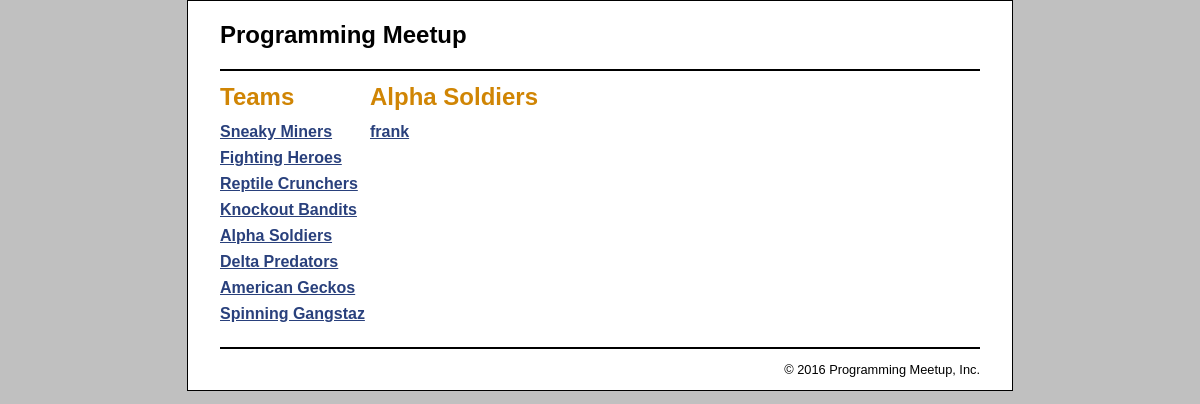
Before: /controller/product_catalog?team_id=5 with the older database file.
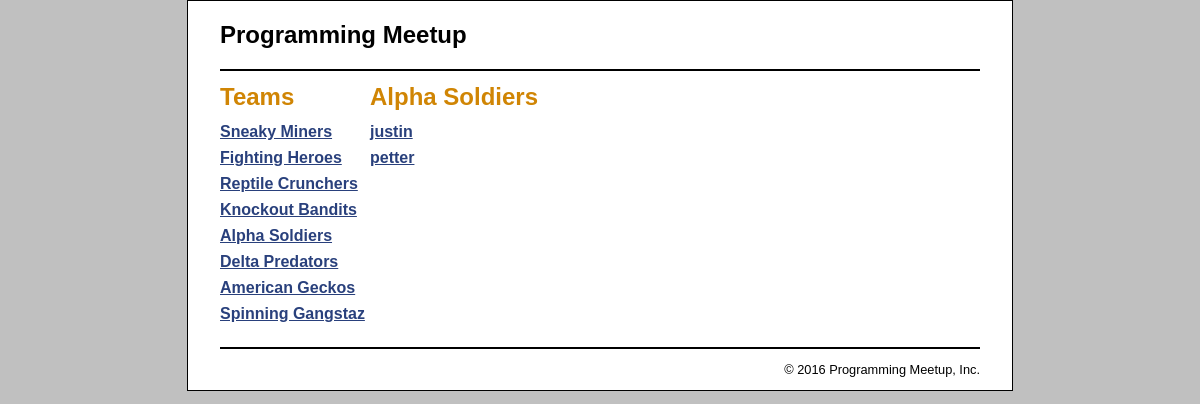
After: the same page with the newer database file.
### tables this page shows
CREATE TABLE team (
	team_id				int				auto_increment,
	team_name			varchar(255)	not null 		unique,
	team_description	varchar(500)	not null,	
	
	primary key (team_id)
);

CREATE TABLE member (
	team_id				int				not null,
	member_id			int				auto_increment,	
	member_name			varchar(255)	not null,
	member_birthday		date,

	index team_id (team_id),	
	foreign key (team_id) references team(team_id),		
	primary key (member_id)	
);

### model/category_db.php (called while the page is built, shortened)
<?php
	function get_teams() {
	    global $db;
	    $query = 'SELECT * FROM team
	              ORDER BY team_id';
	    $statement = $db->prepare($query);
	    $statement->execute();
	    return $statement;
	}
	function get_team_name($group_id) {
	    global $db;
	    $query = 'SELECT * FROM team
	              WHERE team_id = :group_id';
	    $statement = $db->prepare($query);
	    $statement->bindValue(':group_id', $group_id);
	    $statement->execute();
	    $team = $statement->fetch();
	    $team_name = $team['team_name'];
	    return $team_name;
	}
?>

### model/product_db.php (called while the page is built, shortened)
<?php
function get_member_by_team($team_id) {
    global $db;
    $query = 'SELECT * FROM member
              WHERE member.team_id = :team_id
              ORDER BY member_id';
    $statement = $db->prepare($query);
    $statement->bindValue(":team_id", $team_id);
    $statement->execute();
    $members = $statement->fetchAll();
    return $members;
}
?>

### view/product_catalog/product_list.php (the view)
<?php include '../../view/template/header.php'; ?>
<main>
    <aside>
        <h1>Teams</h1>
		<?php include '../../view/template/categories_nav.php'; ?>
    </aside>
    <section>
        <h1><?php echo $team_name; ?></h1>
        <ul class="nav">
            <?php foreach ($member as $person) : ?>
            <li>
                <a href = "?action=view_product&amp;product_id=<?php
						  echo $person['member_id']; ?>" >
                    <?php echo $person['member_name']; ?>
                </a>
            </li>
            <?php endforeach; ?>
        </ul>
    </section>
</main>
<?php include '../../view/template/footer.php'; ?>

### view/template/categories_nav.php
<nav>
	<ul>
	<?php foreach ($teams as $team) : ?>
		<li>
		<a href="?team_id=<?php echo $team['team_id']; ?>">
			<?php echo $team['team_name']; ?>
		</a>
		</li>
	<?php endforeach; ?>
	</ul>
</nav>

Changed rows visible on the page:
no longer on this page (row edited): member: member_name "frank"
now on this page (row edited): member: member_name "justin"
now on this page (row edited): member: member_name "petter"
